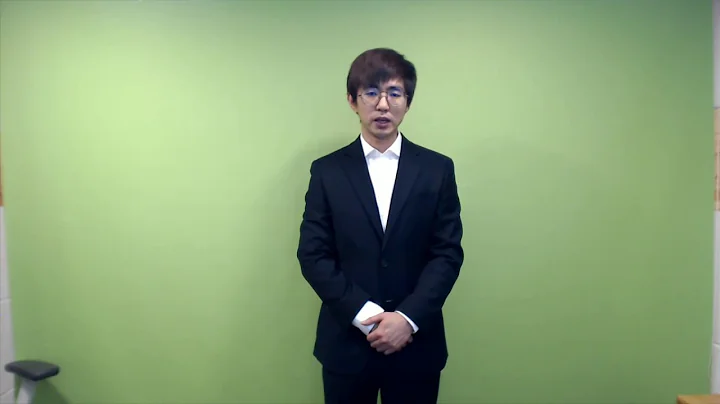
#> input picture img2.jpg, 720 x 404 px
$ python histogram_1.py
#> lines starting #> are read from the running program, lines starting #| are printed output that depends on the picture
import cv2
import numpy as np
from matplotlib import pyplot as plt

# 영상 읽기
img1 = cv2.imread("./img2.jpg",cv2.IMREAD_GRAYSCALE)
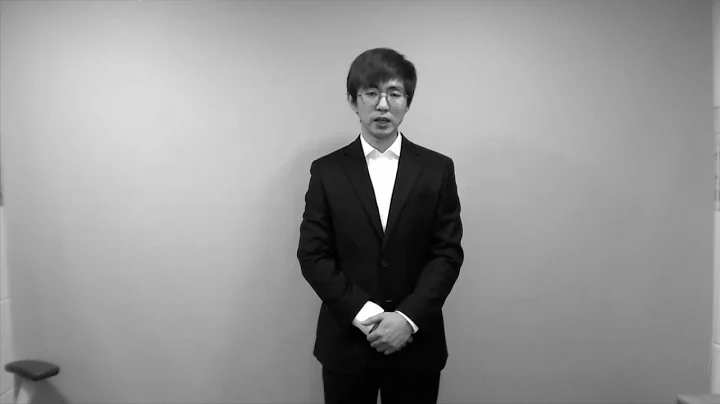
#> img1: shape (404, 720); min 0, max 255, mean 149

# 히스토그램 평활화 및 히스토그램 계산
res1 = cv2.equalizeHist(img1)
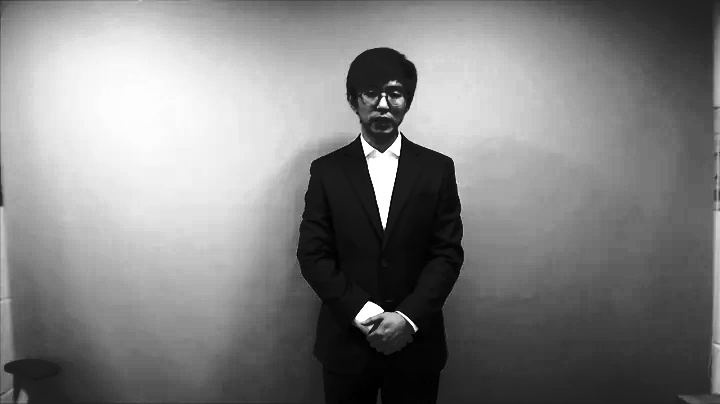
#> res1: shape (404, 720); min 0, max 255, mean 128.6
ch1 = [0]; ranges1 = [0,256]; histSize1 = [256]
hist1 = cv2.calcHist([img1], ch1, None, histSize1, ranges1)
#> hist1 = 256 values, max 4578 at index 150, min 4 at index 222, mean 1136.2
hist2 = cv2.calcHist([res1], ch1, None, histSize1, ranges1)
#> hist2 = 256 values, max 4578 at index 101, min 0 at index 2, mean 1136.2

# 상수곱, 로그곱, 거듭제곱 변환 기반 명암비 조절 및 히스토그램 계산
multi_lut = np.full(shape=[256], fill_value=0, dtype=np.uint8)
log_lut = np.full(shape=[256], fill_value=0, dtype=np.uint8)
invol1_lut = np.full(shape=[256], fill_value=0, dtype=np.uint8)
multi_v = 2; gamma1 = 0.4
thres1 = 5; thres2 = 100
max_v_log = 255 / np.log(1 + 255)
max_v_invol1 = 255 / np.power(255, gamma1)

for i in range(256):
    val = i * multi_v
    if val > 255 : val = 255
    multi_lut[i] = val
    log_lut[i] = np.round(max_v_log * np.log(1+i))
    invol1_lut[i] = np.round(max_v_invol1 * np.power(i, gamma1))

# 명암비 조절
res2 = cv2.LUT(img1, multi_lut)
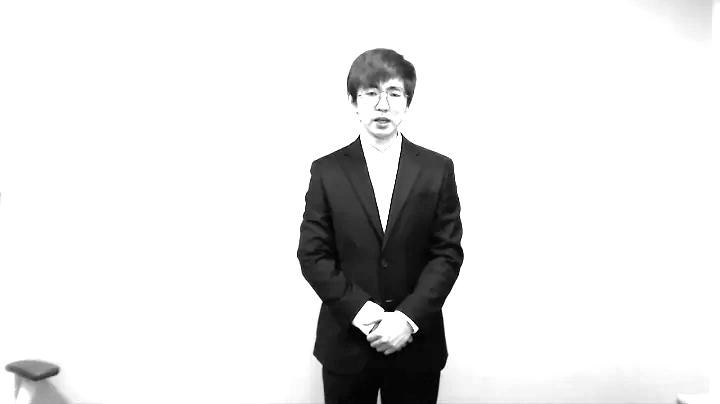
#> res2: shape (404, 720); min 0, max 255, mean 227.6
res3 = cv2.LUT(img1, log_lut)
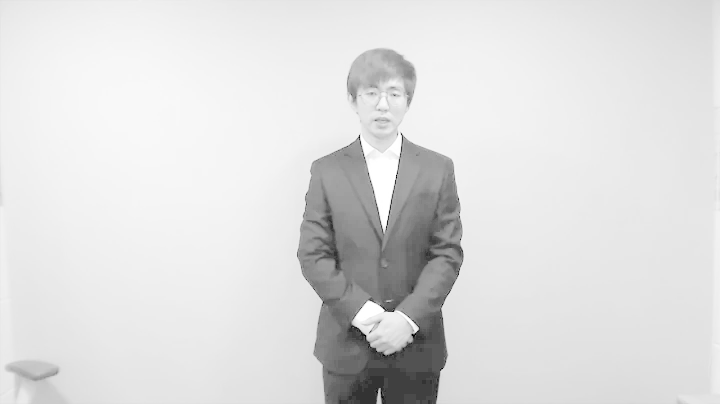
#> res3: shape (404, 720); min 0, max 255, mean 222
res4 = cv2.LUT(img1, invol1_lut)
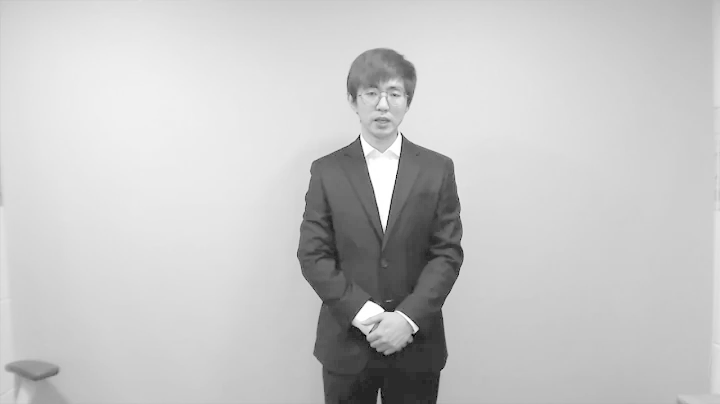
#> res4: shape (404, 720); min 0, max 255, mean 198.9

hist3 = cv2.calcHist([res2], ch1, None, histSize1, ranges1)
#> hist3 = 256 values, max 238141 at index 255, min 0 at index 1, mean 1136.2
hist4 = cv2.calcHist([res3], ch1, None, histSize1, ranges1)
#> hist4 = 256 values, max 14334 at index 229, min 0 at index 1, mean 1136.2
hist5 = cv2.calcHist([res4], ch1, None, histSize1, ranges1)
#> hist5 = 256 values, max 9021 at index 206, min 0 at index 1, mean 1136.2

# 히스토그램 출력 및 결과 저장
bin_x = np.arange(256)
fig_index = 0

ress = []
ress.append(img1)
ress.append(res1)
ress.append(res2)
ress.append(res3)
ress.append(res4)

titles = ["Input Histogram", "Equalization-convert Histogram",
          "Multply-convert Histogram", "log-convert Histogram",
          "Invil-convert Histogram"]

for i in range(5):
    plt.subplot(2,3,i+1)
    plt.imshow(ress[i], cmap='gray')
    plt.title(titles[i])
    plt.xticks([]),plt.yticks([])
plt.show()

display_hist = [("Input Histogram", hist1),
                ("Equalization-convert Histogram", hist2),
                ("Multiply-convert Histogram", hist3),
                ("log-convert Histogram", hist4),
                ("Invil-convert Histogram", hist5),]
for (name, out) in display_hist:
    plt.figure(fig_index)
    plt.title(name); plt.xlabel("Bin"); plt.ylabel("Frequency")
    plt.bar(bin_x, out[:,0], width=6, color='g')
    plt.grid(True, lw=1, ls='--', c='.75')
    plt.xlim([0, 255])
    fig_index += 1
#> this loop made 5 passes
#> name on passes 1 to 5: 'Input Histogram', 'Equalization-convert Histogram', 'Multiply-convert Histogram', 'log-convert Histogram', 'Invil-convert Histogram'
#> after the loop, fig_index = 5
plt.show()
#> figure, not shown here; tallest bar 4578 high, from x = 147 to 153
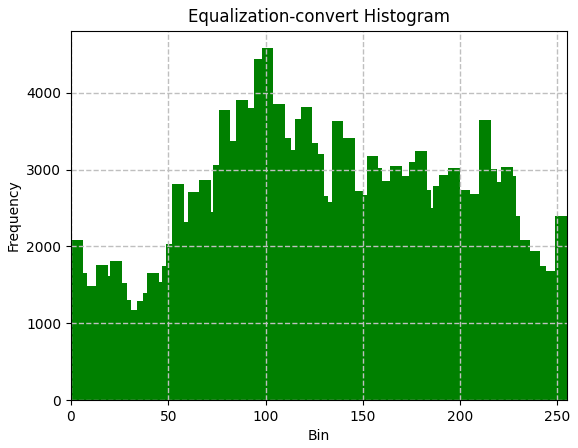
#> figure drawn by matplotlib, 1 panel; tallest bar 4578 high, from x = 98 to 104
#> figure, not shown here; tallest bar 238141 high, from x = 252 to 258
#> figure, not shown here; tallest bar 14334 high, from x = 226 to 232
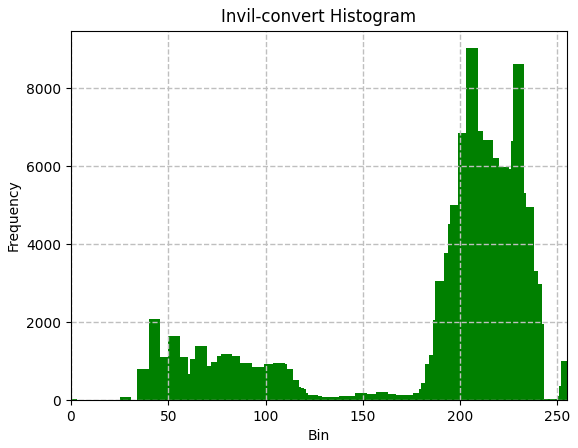
#> figure drawn by matplotlib, 1 panel; tallest bar 9021 high, from x = 203 to 209

$ run again, with puppy.jpg copied over img2.jpg
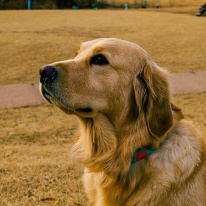
#> input picture puppy.jpg, 206 x 206 px
#> hist1 = 256 values, max 709 at index 145, min 0 at index 224, mean 165.8
#> hist2 = 256 values, max 709 at index 191, min 0 at index 38, mean 165.8
#> `res4 = cv2.LUT(img1, invol1_lut)`:
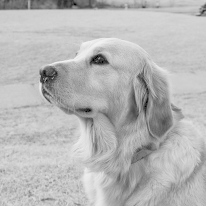
#> res4: shape (206, 206); min 0, max 244, mean 182.8
#> hist3 = 256 values, max 21332 at index 255, min 0 at index 1, mean 165.8
#> hist4 = 256 values, max 2770 at index 229, min 0 at index 1, mean 165.8
#> hist5 = 256 values, max 1371 at index 203, min 0 at index 1, mean 165.8
#> the loop `for (name, out) in display_hist:` made 5 passes
#> name on passes 1 to 5: 'Input Histogram', 'Equalization-convert Histogram', 'Multiply-convert Histogram', 'log-convert Histogram', 'Invil-convert Histogram'
#> after the loop `for (name, out) in display_hist:`: fig_index = 5
#> `plt.show()`:
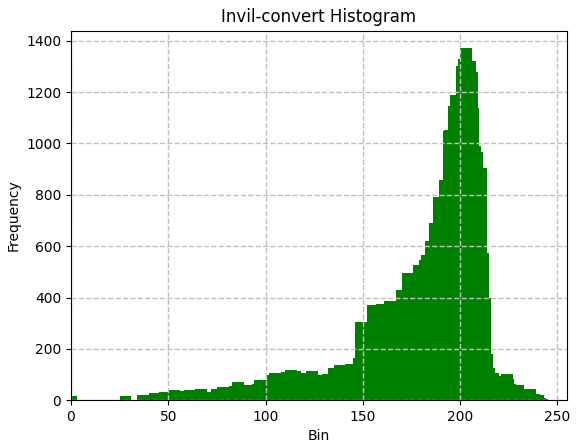
#> figure drawn by matplotlib, 1 panel; tallest bar 1371 high, from x = 200 to 206
